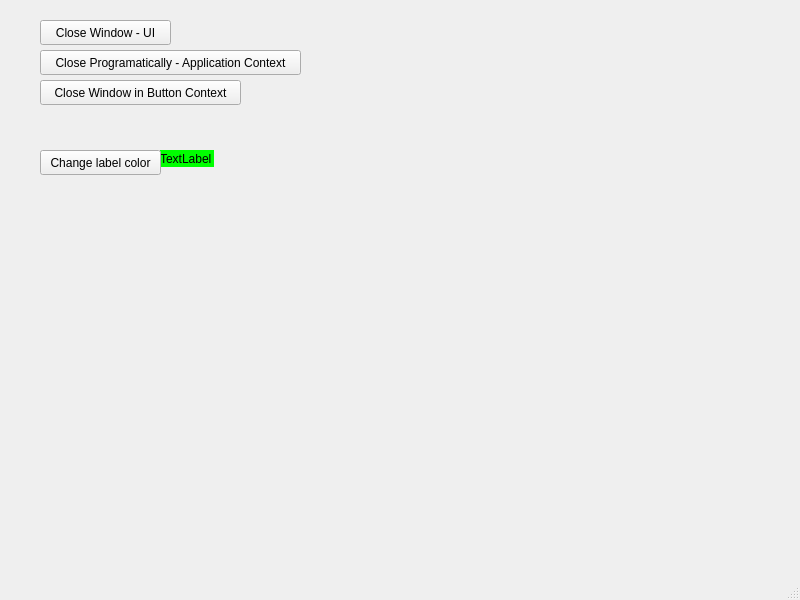
<?xml version="1.0" encoding="UTF-8"?>
<ui version="4.0">
 <class>MainWindow</class>
 <widget class="QMainWindow" name="MainWindow">
  <property name="geometry">
   <rect>
    <x>0</x>
    <y>0</y>
    <width>800</width>
    <height>600</height>
   </rect>
  </property>
  <property name="windowTitle">
   <string>MainWindow</string>
  </property>
  <property name="styleSheet">
   <string notr="true"/>
  </property>
  <widget class="QWidget" name="centralwidget">
   <widget class="QPushButton" name="pushButton">
    <property name="geometry">
     <rect>
      <x>40</x>
      <y>20</y>
      <width>131</width>
      <height>25</height>
     </rect>
    </property>
    <property name="text">
     <string>Close Window - UI</string>
    </property>
   </widget>
   <widget class="QPushButton" name="pushButton_2">
    <property name="geometry">
     <rect>
      <x>40</x>
      <y>50</y>
      <width>261</width>
      <height>25</height>
     </rect>
    </property>
    <property name="text">
     <string>Close Programatically - Application Context</string>
    </property>
   </widget>
   <widget class="QPushButton" name="pushButton_3">
    <property name="geometry">
     <rect>
      <x>40</x>
      <y>80</y>
      <width>201</width>
      <height>25</height>
     </rect>
    </property>
    <property name="text">
     <string>Close Window in Button Context</string>
    </property>
   </widget>
   <widget class="QLabel" name="label">
    <property name="geometry">
     <rect>
      <x>160</x>
      <y>150</y>
      <width>54</width>
      <height>17</height>
     </rect>
    </property>
    <property name="styleSheet">
     <string notr="true">background-color:#0F0</string>
    </property>
    <property name="text">
     <string>TextLabel</string>
    </property>
   </widget>
   <widget class="QPushButton" name="pushButton_4">
    <property name="geometry">
     <rect>
      <x>40</x>
      <y>150</y>
      <width>121</width>
      <height>25</height>
     </rect>
    </property>
    <property name="text">
     <string>Change label color</string>
    </property>
   </widget>
  </widget>
  <widget class="QMenuBar" name="menubar">
   <property name="geometry">
    <rect>
     <x>0</x>
     <y>0</y>
     <width>800</width>
     <height>22</height>
    </rect>
   </property>
  </widget>
  <widget class="QStatusBar" name="statusbar"/>
 </widget>
 <resources/>
 <connections>
  <connection>
   <sender>pushButton</sender>
   <signal>clicked()</signal>
   <receiver>MainWindow</receiver>
   <slot>close()</slot>
   <hints>
    <hint type="sourcelabel">
     <x>82</x>
     <y>48</y>
    </hint>
    <hint type="destinationlabel">
     <x>143</x>
     <y>84</y>
    </hint>
   </hints>
  </connection>
 </connections>
</ui>
